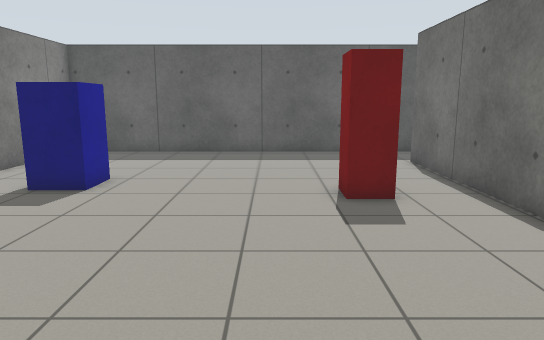
View 1 (above)

19 first-person views from a walk through a robot-simulator world made for Gazebo. The camera is 1.2 m above the floor, tilts 10° down and sees 70° across. The floor is counted in squares, 0.5 m on a side. Each view is taken from the middle of a square. On the plan, view 1 faces up. The plan holds only what a view shows up to about 20 squares ahead; the rest is blank. Simple patterns stand in for the simulator's built-in surfaces.

View 2
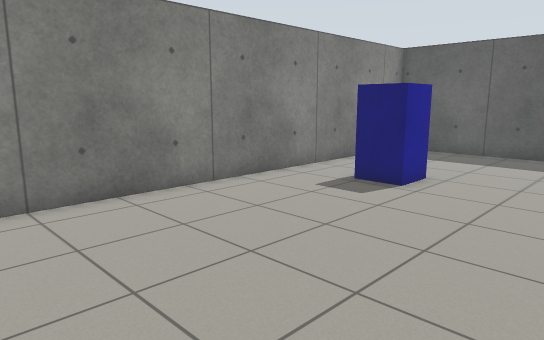

View 3
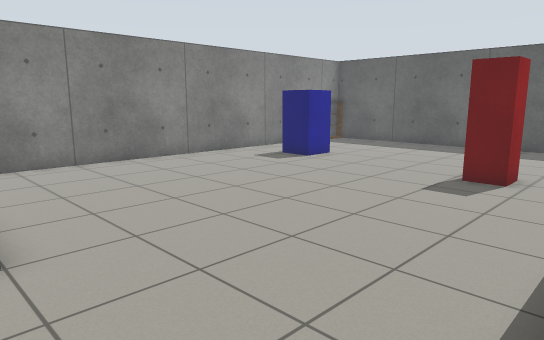

View 4
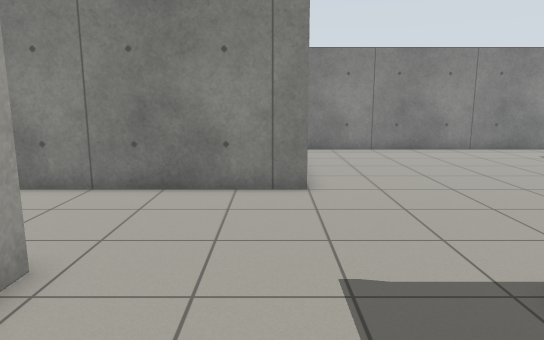

View 5
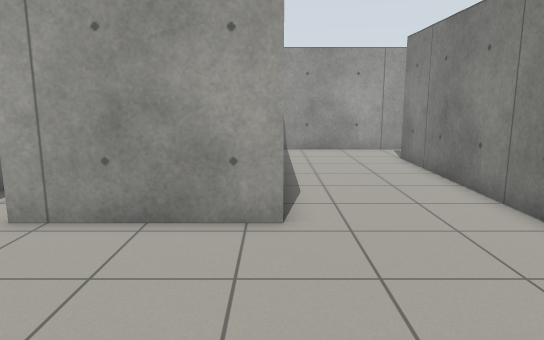

View 6
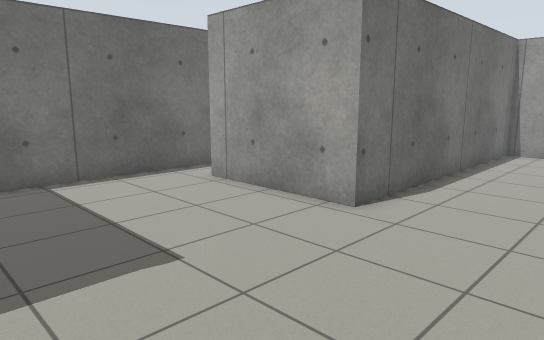

View 7
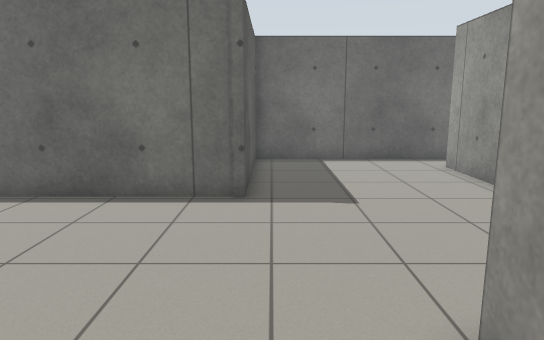

View 8
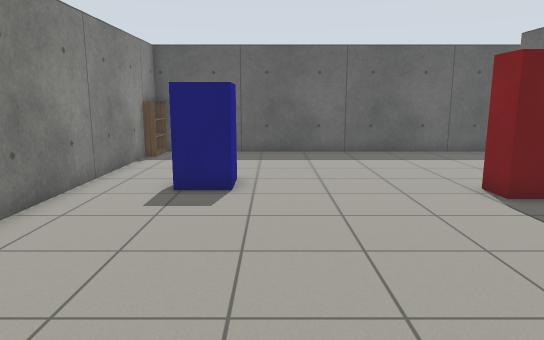

View 9
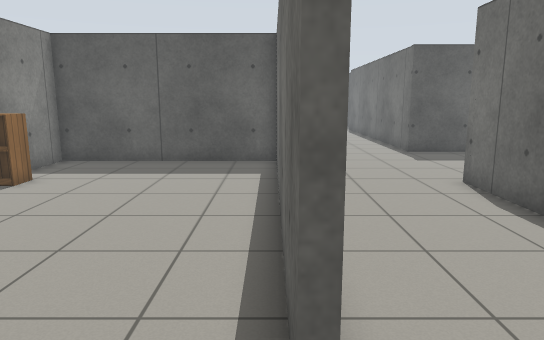

View 10
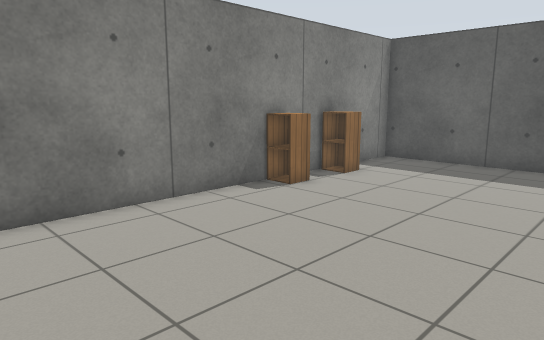

View 11
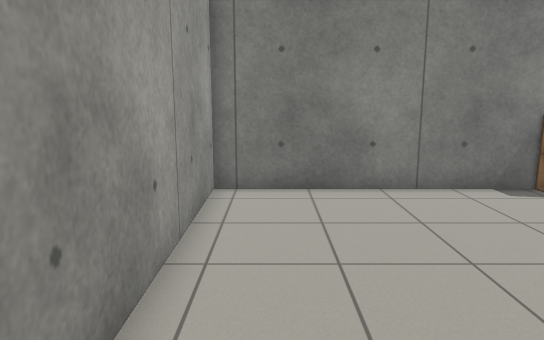

View 12
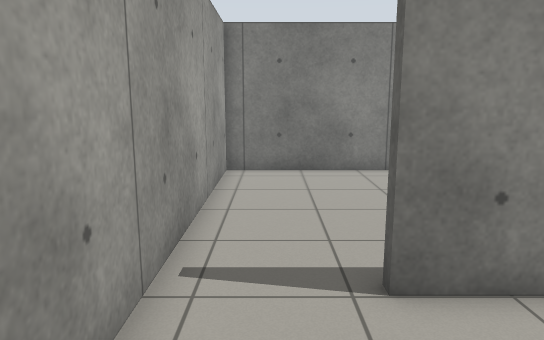

View 13
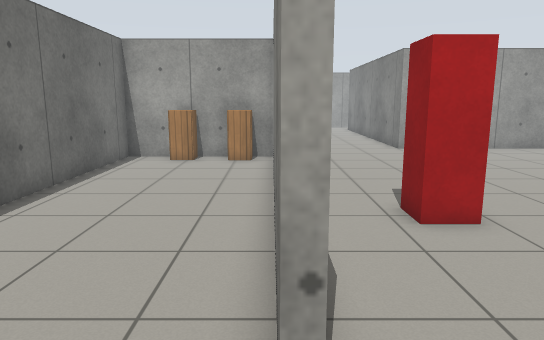

View 14
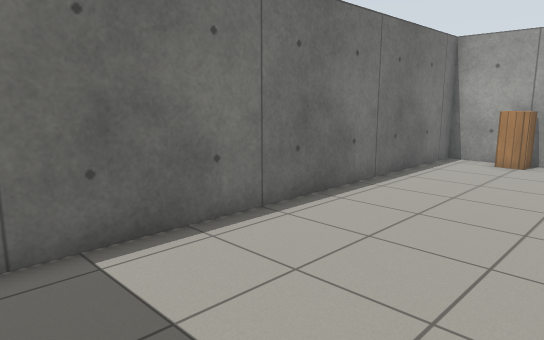

View 15
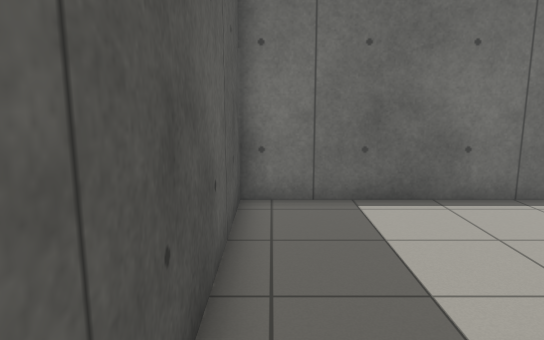

View 16
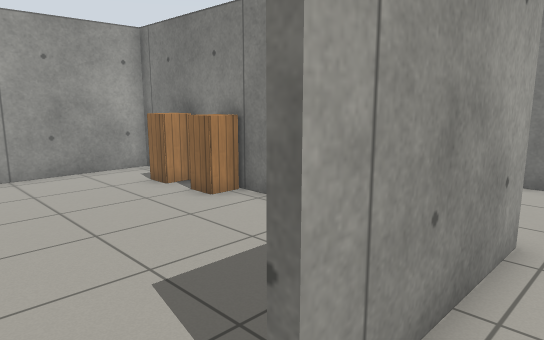

View 17
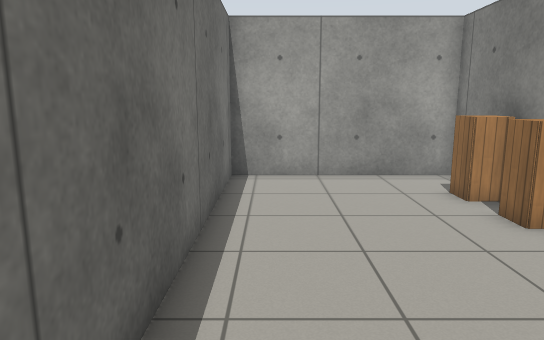

View 18
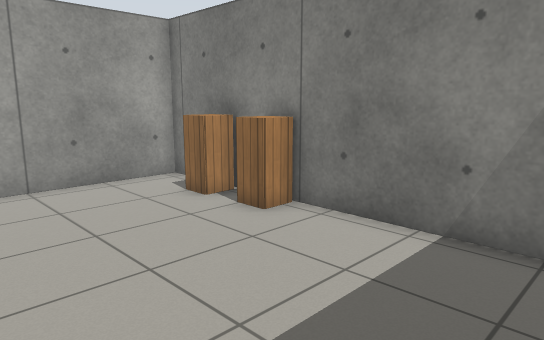

View 19
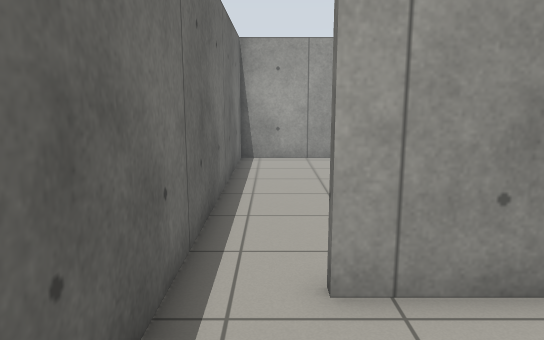

### Floor plan
Ten units are one square. View 1 is at (0, 0); x grows to the right and y downward. Boxes are objects, and circles mark ways between rooms. Rooms are numbered by the first view taken in them; rooms with no view inside come last. Other rooms are left out.
<svg viewBox="-101 -193 229 384">
<path fill="none" stroke="#000" d="M-14 20 -5 20 -5 156M-80 20 -51 20M66 -188 -96 -188 -96 12M123 75 123 -7 57 -7 57 -158M-4 186 48 186 48 65 103 65 103 69M-8 156 -8 43M-7 23 -96 23 -96 186 -4 186M59 -89 59 -82M59 -158 59 -112M59 -10 123 -10 123 -188 66 -188M51 80 51 186 123 186 123 75"/>
<rect x="-95" y="-185" width="10" height="20" fill="#bbb"><title>bookshelf</title></rect>
<rect x="-65" y="-125" width="20" height="20" fill="#bbb"><title>blue box</title></rect>
<rect x="15" y="-105" width="20" height="10" fill="#bbb"><title>red post</title></rect>
<rect x="-95" y="85" width="10" height="10" fill="#bbb"><title>cabinet</title></rect>
<rect x="-95" y="55" width="10" height="20" fill="#bbb"><title>cabinet</title></rect>
<rect x="65" y="-25" width="20" height="10" fill="#bbb"><title>cabinet</title></rect>
<rect x="95" y="-25" width="10" height="10" fill="#bbb"><title>cabinet</title></rect>
<rect x="55" y="145" width="10" height="20" fill="#bbb"><title>cabinet</title></rect>
<rect x="55" y="125" width="10" height="20" fill="#bbb"><title>cabinet</title></rect>
<circle cx="-10" cy="170" r="3" fill="#2a7"/>
<circle cx="60" cy="-170" r="3" fill="#2a7"/>
<circle cx="115" cy="70" r="3" fill="#2a7"/>
<text x="0" y="-40">1</text>
<text x="-50" y="110">2</text>
<text x="90" y="-100">3</text>
<text x="90" y="130">4</text>
</svg>
Room 1 opens to room 2. Room 1 opens to room 3. Room 1 opens to room 4.

Where each view was taken, in squares from view 1:
view 1: 0 up, 0 right, facing up
view 2: 0 up, 0 right, facing up-left
view 3: 3 down, 6 right, facing up-left
view 4: 3 down, 10 right, facing left
view 5: 1 up, 5 right, facing down
view 6: 1 up, 0 right, facing down-right
view 7: 0 up, 4 left, facing right
view 8: 0 up, 4 left, facing up
view 9: 18 down, 1 left, facing up
view 10: 18 down, 1 left, facing up-left
view 11: 17 down, 1 right, facing left
view 12: 17 down, 4 right, facing left
view 13: 18 up, 6 right, facing down
view 14: 18 up, 6 right, facing down-right
view 15: 18 up, 3 right, facing right
view 16: 5 down, 12 right, facing down-left
view 17: 6 down, 11 right, facing down
view 18: 7 down, 12 right, facing down-left
view 19: 2 down, 11 right, facing down
